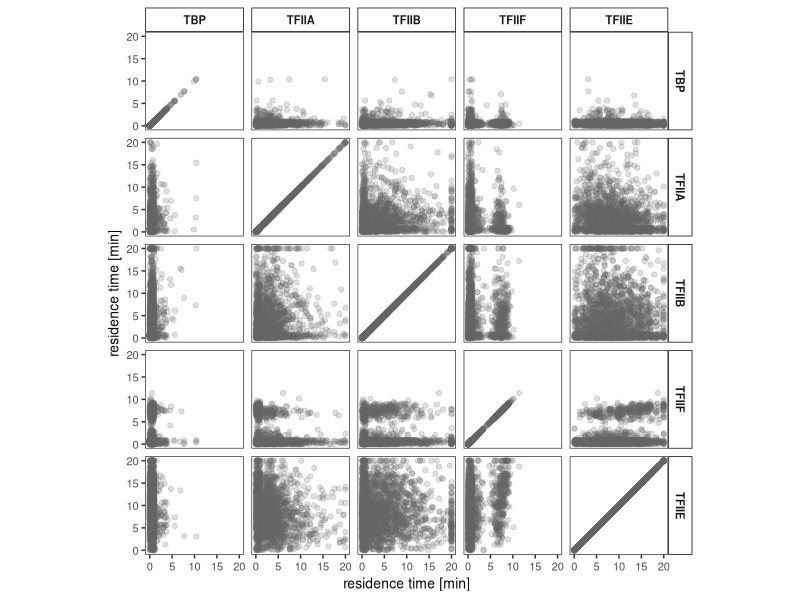
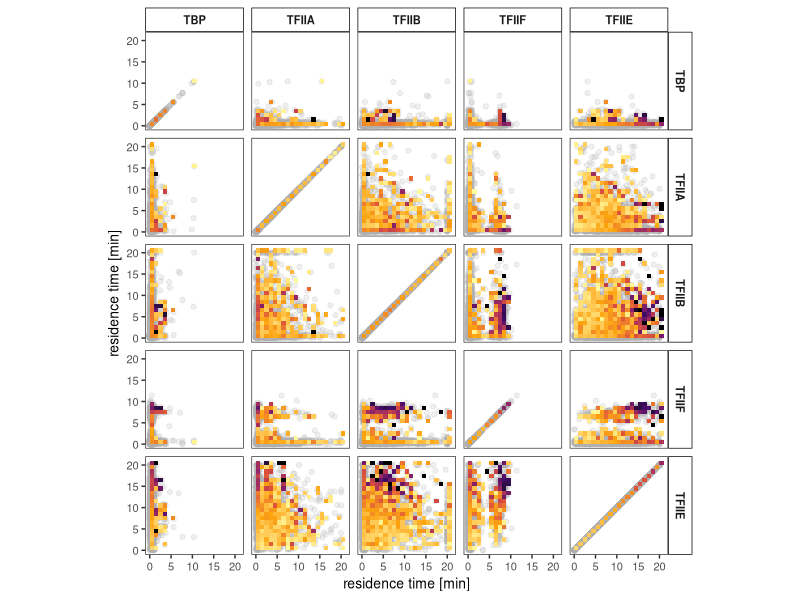

The R source for these figures, in order:
rm(list = ls())

library(tidyverse)
library(GGally)
library(RColorBrewer)
library(viridis)

set.seed(42)

# upload synthesis rates for coloring
synthesisRates = read.csv("data/synthesisRates.csv") %>% 
  mutate(cropped = ifelse(synthesis_perCell_perMin > 1.5, 1.5, synthesis_perCell_perMin))

# upload table replace <1 min with a random number between 0-1
resTimes = read.csv("data/residence_times_all.csv") %>% 
  pivot_longer(cols = TBP:TFIIF, names_to = "factorName", values_to = "resTime", values_drop_na = TRUE) %>% 
  distinct()

combinations = resTimes %>% 
  dplyr::select(gene, factorName) %>% 
  mutate(factorName_x = factor(factorName, levels = c("TBP", "TFIIA", "TFIIB", 
                                                      "TFIIF", "TFIIE"))) %>% 
  mutate(factorName_y = factor(factorName, levels = c("TBP", "TFIIA", "TFIIB", 
                                                      "TFIIF", "TFIIE"))) %>% 
  tidyr::expand(gene, factorName_x, factorName_y)

plotResTime = resTimes %>% 
  mutate(randNum = runif(nrow(resTimes), min=0, max=1)) %>% 
  mutate(resTimesNum = ifelse(resTime == "<1", randNum, as.numeric(resTime))) %>% 
  mutate(resTimesNumCropped = ifelse(resTimesNum > 20, 20, resTimesNum)) %>% 
  dplyr::select(-c(peakName, resTime, randNum, resTimesNum))

plotData = combinations %>% 
  left_join(plotResTime, by = c("gene" = "gene", "factorName_x" = "factorName")) %>% 
  dplyr::rename(x = resTimesNumCropped) %>% 
  left_join(plotResTime, by = c("gene" = "gene", "factorName_y" = "factorName")) %>% 
  dplyr::rename(y = resTimesNumCropped) %>% 
  left_join(synthesisRates)

plotData$factorName_x = factor(plotData$factorName_x, levels = c("TBP", "TFIIA", "TFIIB", 
                                                                 "TFIIF", "TFIIE"))
plotData$factorName_y = factor(plotData$factorName_y, levels = c("TBP", "TFIIA", "TFIIB", 
                                                                 "TFIIF", "TFIIE"))

p = ggplot(plotData, aes(x = x, y = y))
p + geom_point(alpha = 0.2, color = "grey40") +
  theme_bw() +
  facet_grid(factorName_y ~ factorName_x) +
  theme(panel.background = element_rect(fill = "transparent"), # bg of the panel
        plot.background = element_rect(fill = "transparent", color = NA),
        legend.background = element_rect(fill = "transparent"),
        text = element_text(size=10),
        strip.background=element_rect(colour="black",
                                      fill="white"),
        strip.text = element_text(face = "bold"),
        panel.grid.major = element_blank(), 
        panel.grid.minor = element_blank()) +
  xlab("residence time [min]") +
  ylab("residence time [min]") + coord_fixed()


  
p = ggplot(plotData, aes(x = x, y = y, z = cropped))
p + geom_point(alpha = 0.2, color = "grey70") +
  stat_summary_2d(data = plotData %>% dplyr::filter(!is.na(cropped)), 
                  bins = 20, color = "transparent") +
  theme_bw() +
  facet_grid(factorName_y ~ factorName_x) +
  theme(panel.background = element_rect(fill = "transparent"), # bg of the panel
        plot.background = element_rect(fill = "transparent", color = NA),
        legend.background = element_rect(fill = "transparent"),
        text = element_text(size=10),
        strip.background=element_rect(colour="black",
                                      fill="white"),
        strip.text = element_text(face = "bold"),
        panel.grid.major = element_blank(), 
        panel.grid.minor = element_blank(), 
        legend.position = "none") +
  xlab("residence time [min]") +
  ylab("residence time [min]") +
  scale_fill_viridis_c(option = "B", direction = -1)+
  coord_fixed()
